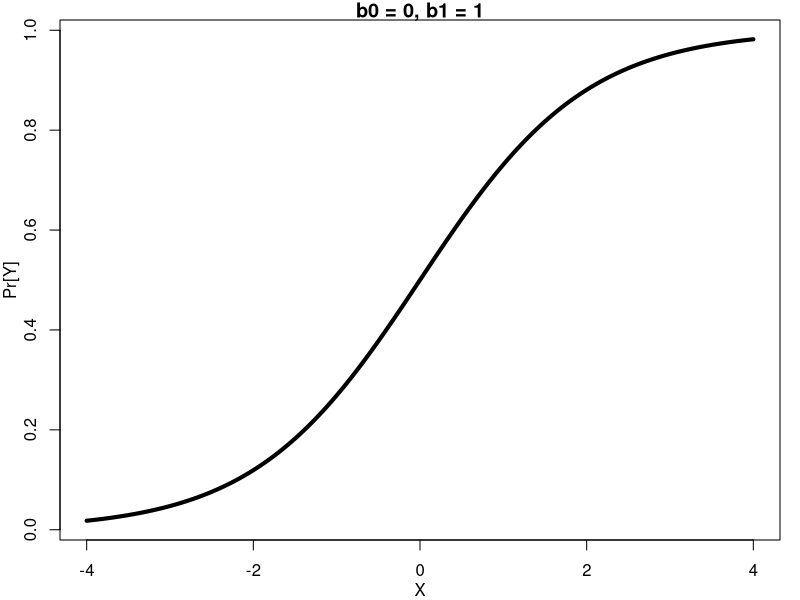
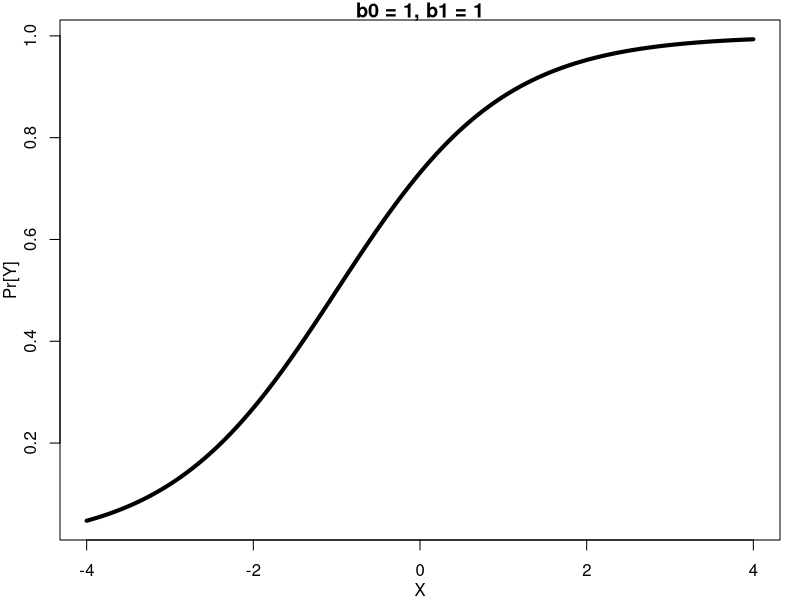
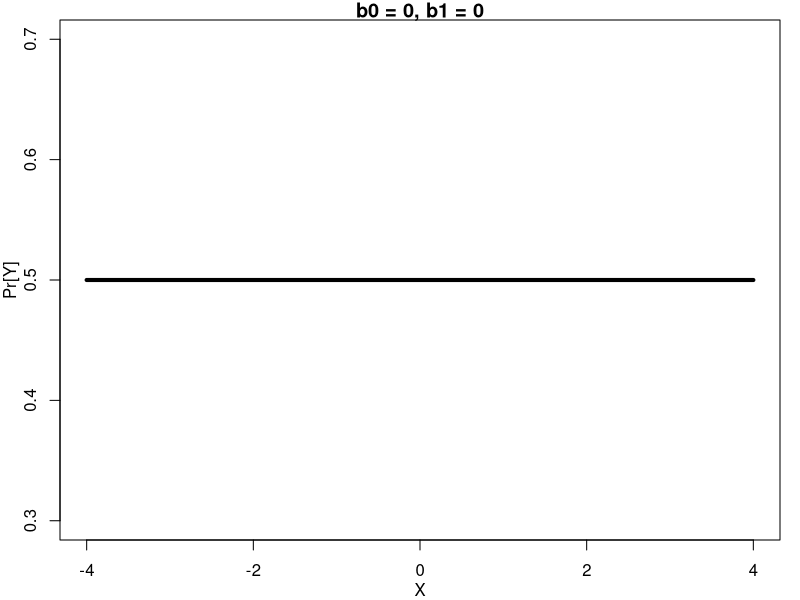

The R script that drew these images, in order:



options(stringsAsFactors=FALSE, width=350)



xbool.savePlots <- FALSE

############ simple 1D support


xdom <- seq(-4, 4, length=1000)

N <- 1000 ##### must be div by 4


b0 <- 0
b1 <- 1
u <- b0 + b1 * xdom
y <- 1 / (1 + exp(-u))


if(xbool.savePlots) { png(file.path("~", "Desktop", "sigmoid_simple_A.png"), width=2000, height=500, pointsize=28) }
par(mfrow=c(1, 1), mar=c(3,3,1,1), mgp=c(2,1,0))
plot(xdom, y, type="l", lwd=4, xlab="X", ylab="Pr[Y]", main="b0 = 0, b1 = 1")
if(xbool.savePlots) { dev.off() }




b0 <- 1
b1 <- 1
u <- b0 + b1 * xdom
y <- 1 / (1 + exp(-u))


if(xbool.savePlots) { png(file.path("~", "Desktop", "sigmoid_simple_B.png"), width=2000, height=500, pointsize=28) }
par(mfrow=c(1, 1), mar=c(3,3,1,1), mgp=c(2,1,0))
plot(xdom, y, type="l", lwd=4, xlab="X", ylab="Pr[Y]", main="b0 = 1, b1 = 1")
if(xbool.savePlots) { dev.off() }




b0 <- 0
b1 <- 0
u <- b0 + b1 * xdom
y <- 1 / (1 + exp(-u))


if(xbool.savePlots) { png(file.path("~", "Desktop", "sigmoid_simple_C.png"), width=2000, height=500, pointsize=28) }
par(mfrow=c(1, 1), mar=c(3,3,1,1), mgp=c(2,1,0))
plot(xdom, y, type="l", lwd=4, xlab="X", ylab="Pr[Y]", main="b0 = 0, b1 = 0")
if(xbool.savePlots) { dev.off() }






